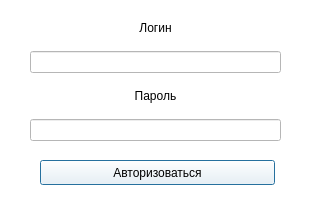
<?xml version="1.0" encoding="UTF-8"?>
<ui version="4.0">
 <class>dialog</class>
 <widget class="QDialog" name="dialog">
  <property name="windowModality">
   <enum>Qt::WindowModal</enum>
  </property>
  <property name="geometry">
   <rect>
    <x>0</x>
    <y>0</y>
    <width>310</width>
    <height>210</height>
   </rect>
  </property>
  <property name="minimumSize">
   <size>
    <width>310</width>
    <height>210</height>
   </size>
  </property>
  <property name="maximumSize">
   <size>
    <width>310</width>
    <height>210</height>
   </size>
  </property>
  <property name="windowTitle">
   <string>Авторизация</string>
  </property>
  <property name="windowIcon">
   <iconset>
    <normaloff>credentials.png</normaloff>credentials.png</iconset>
  </property>
  <property name="styleSheet">
   <string notr="true">background-color: rgb(255, 255, 255);</string>
  </property>
  <widget class="QWidget" name="verticalLayoutWidget">
   <property name="geometry">
    <rect>
     <x>30</x>
     <y>10</y>
     <width>251</width>
     <height>131</height>
    </rect>
   </property>
   <layout class="QVBoxLayout" name="verticalLayout">
    <item>
     <widget class="QLabel" name="label">
      <property name="layoutDirection">
       <enum>Qt::LeftToRight</enum>
      </property>
      <property name="text">
       <string>Логин</string>
      </property>
      <property name="alignment">
       <set>Qt::AlignCenter</set>
      </property>
     </widget>
    </item>
    <item>
     <widget class="QLineEdit" name="lineEdit"/>
    </item>
    <item>
     <widget class="QLabel" name="label_2">
      <property name="text">
       <string>Пароль</string>
      </property>
      <property name="alignment">
       <set>Qt::AlignCenter</set>
      </property>
     </widget>
    </item>
    <item>
     <widget class="QLineEdit" name="lineEdit_2">
      <property name="echoMode">
       <enum>QLineEdit::Password</enum>
      </property>
     </widget>
    </item>
   </layout>
  </widget>
  <widget class="QPushButton" name="pushButton">
   <property name="geometry">
    <rect>
     <x>40</x>
     <y>160</y>
     <width>235</width>
     <height>25</height>
    </rect>
   </property>
   <property name="minimumSize">
    <size>
     <width>235</width>
     <height>25</height>
    </size>
   </property>
   <property name="maximumSize">
    <size>
     <width>235</width>
     <height>25</height>
    </size>
   </property>
   <property name="layoutDirection">
    <enum>Qt::LeftToRight</enum>
   </property>
   <property name="autoFillBackground">
    <bool>false</bool>
   </property>
   <property name="text">
    <string>Авторизоваться</string>
   </property>
   <property name="checkable">
    <bool>false</bool>
   </property>
   <property name="checked">
    <bool>false</bool>
   </property>
  </widget>
 </widget>
 <resources/>
 <connections/>
</ui>
